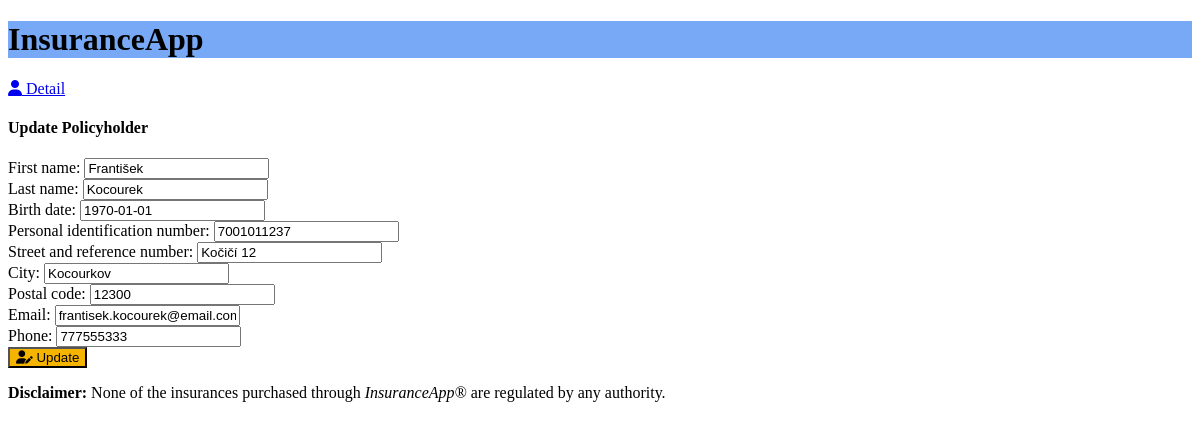
The app's page /policyholder/update/2/ with its own data.
### insuranceapp/models.py (models this page shows, shortened)
class Person(models.Model):
    first_name = models.CharField(max_length=50)
    last_name = models.CharField(max_length=50)
    birth_date = models.DateField()
    personal_identification_number = models.IntegerField(unique=True)
    street_and_reference_number = models.CharField(max_length=50)
    city = models.CharField(max_length=50)
    postal_code = models.IntegerField()
    class Meta:
        abstract = True

class Policyholder(Person):
    email = models.EmailField(unique=True)
    phone = models.IntegerField(unique=True)
    registration_date = models.DateField()

### insuranceapp/views.py (the view)
class PolicyholderUpdateView(
    PolicyholderModelMixin, PolicyholderFormFieldsMixin, UpdateView
):
    pass

### insuranceapp/templates/insuranceapp/policyholder_form.html (shortened to what this page needs)
{% extends "insuranceapp/base.html" %}
{% block content %}
    {% if policyholder %}
        <a href="{% url 'insuranceapp:policyholder-detail' policyholder.id %}">
            <i class="fa-solid fa-user"></i>
            Detail
        </a>
        <h4>Update Policyholder</h4>
    {% else %}
        <a href="{% url 'insuranceapp:policyholder-list' %}">
            <i class="fa-solid fa-user-group"></i>
            Policyholders
        </a>
        <h4>Create Policyholder</h4>
    {% endif %}
    <form method="post">
        {{ form.as_div }}
        {% if policyholder %}
            <button class="button-update" type="submit">
                <i class="fa-solid fa-user-pen"></i>
                Update
            </button>
        {% else %}
            <button class="button-create" type="submit">
                <i class="fa-solid fa-user-plus"></i>
                Create
            </button>
        {% endif %}
    </form>
{% endblock content %}

### insuranceapp/static/insuranceapp/style.css (style rules this page uses)
.button-update { background-color: #F4B400 !important; margin-right: 15px !important; }

### records on screen
Policyholder: first_name "František", last_name "Kocourek", birth_date "1970-01-01", personal_identification_number "7001011237", street_and_reference_number "Kočičí 12", city "Kocourkov", postal_code "12300", email "frantisek.kocourek@email.com", phone "777555333"
